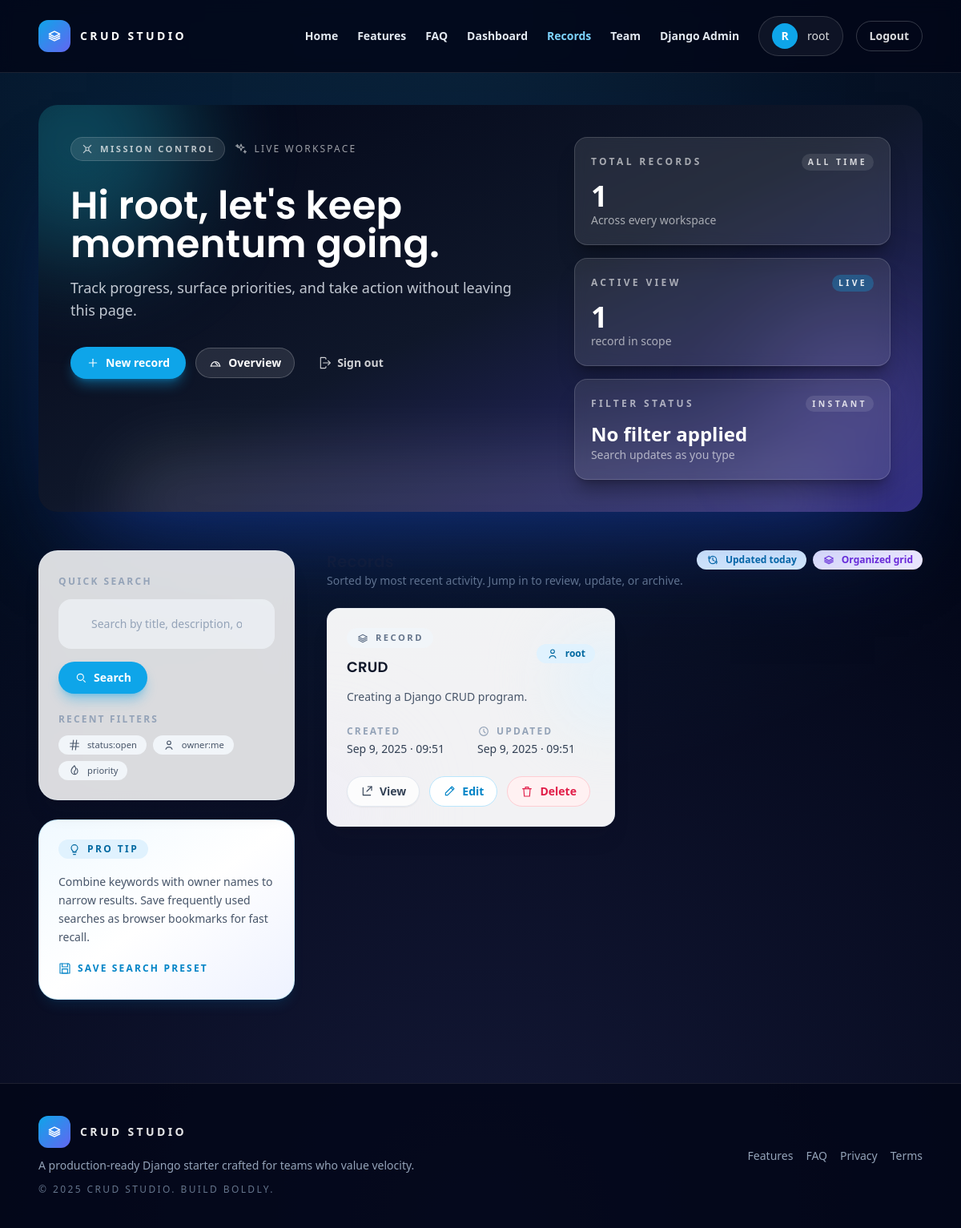
Page /manage/records (signed in) on the committed database.
### website/models.py (models this page shows, shortened)
class Record(models.Model):
    title = models.CharField(max_length=200)
    description = models.TextField(blank=True)
    created_by = models.ForeignKey(User, on_delete=models.SET_NULL, null=True, blank=True, related_name="records")
    created_at = models.DateTimeField(auto_now_add=True)
    updated_at = models.DateTimeField(auto_now=True)
    class Meta:
        ordering = ["-created_at"]

### website/views.py (the view)
# urls.py: path('manage/records', views.records_list, name='records_list'),
@staff_member_required(login_url='login')
def records_list(request):
    query = request.GET.get('q', '').strip()
    records_qs = Record.objects.select_related('created_by')
    if query:
        records_qs = records_qs.filter(
            Q(title__icontains=query)
            | Q(description__icontains=query)
            | Q(created_by__username__icontains=query)
        )
    records = list(records_qs)
    total_records = Record.objects.count()
    context = {
        "records": records,
        "query": query,
        "matches": len(records),
        "total_records": total_records,
    }
    return render(request, 'pages/records_list.html', context)

### website/templates/pages/records_list.html (shortened to what this page needs)
{% extends 'pages/base.html' %}
{% load ui_icons %}
{% block content %}
  {% with primary_button="inline-flex items-center gap-2 rounded-full bg-sky-500 px-5 py-2.5 text-sm font-semibold text-white shadow-lg shadow-sky-500/40 transition hover:bg-sky-400 focus-visible:outline focus-visible:outline-2 focus-visible:outline-offset-2 focus-visible:outline-sky-200" muted_button="inline-flex items-center gap-2 rounded-full border border-slate-200 bg-white/80 px-4 py-2 text-sm font-semibold text-slate-700 shadow-sm transition hover:border-slate-300 hover:bg-white focus-visible:outline focus-visible:outline-2 focus-visible:outline-offset-2 focus-visible:outline-slate-400" danger_button="inline-flex items-center gap-2 rounded-full border border-rose-200 bg-rose-50 px-4 py-2 text-sm font-semibold text-rose-600 transition hover:bg-rose-100 focus-visible:outline focus-visible:outline-2 focus-visible:outline-offset-2 focus-visible:outline-rose-300" %}
  <section class="space-y-12 pb-16">
    <header class="relative overflow-hidden rounded-3xl bg-gradient-to-br from-slate-950 via-slate-900 to-indigo-900 text-slate-100 shadow-[0_70px_120px_-60px_rgba(29,78,216,0.55)]">
      <div class="pointer-events-none absolute inset-0">
        <div class="absolute -left-24 -top-24 h-72 w-72 rounded-full bg-cyan-400/30 blur-3xl"></div>
        <div class="absolute bottom-12 right-0 h-48 w-48 rounded-full bg-violet-400/20 blur-3xl"></div>
        <div class="absolute inset-x-24 bottom-[-3rem] h-32 rounded-full bg-white/10 blur-2xl"></div>
      </div>
      <div class="relative grid gap-12 p-8 sm:p-10 lg:grid-cols-[minmax(0,1.25fr)_minmax(0,0.85fr)]">
        <div class="space-y-8">
          <div class="flex flex-wrap items-center gap-3 text-sm text-white/70">
            <span class="inline-flex items-center gap-2 rounded-full border border-white/15 bg-white/10 px-3 py-1 text-[0.7rem] font-semibold uppercase tracking-[0.22em]">
              {% icon 'satellite' classes='h-4 w-4' %} Mission control
            </span>
            <span class="inline-flex items-center gap-2 text-xs font-medium uppercase tracking-[0.18em] text-white/60">
              {% icon 'sparkles' classes='h-4 w-4' %} Live workspace
            </span>
          </div>
          <div class="space-y-4">
            <h1 class="text-3xl font-semibold leading-tight text-white sm:text-4xl lg:text-5xl">
              Hi {{ request.user.first_name|default:request.user.username }}, let's keep momentum going.
            </h1>
            <p class="max-w-2xl text-base text-slate-200/85 sm:text-lg">
              Track progress, surface priorities, and take action without leaving this page.
            </p>
          </div>
          <div class="flex flex-wrap items-center gap-3">
            <a href="{% url 'record_create' %}" class="{{ primary_button }}">{% icon 'plus' classes='h-4 w-4' %} New record</a>
            <a href="{% url 'dashboard' %}" class="inline-flex items-center gap-2 rounded-full border border-white/20 bg-white/10 px-4 py-2 text-sm font-semibold text-white transition hover:bg-white/20 focus-visible:outline focus-visible:outline-2 focus-visible:outline-offset-2 focus-visible:outline-white/50">{% icon 'gauge' classes='h-4 w-4' %} Overview</a>
            <a href="{% url 'logout' %}" class="inline-flex items-center gap-2 rounded-full border border-transparent px-4 py-2 text-sm font-semibold text-white/80 transition hover:text-white focus-visible:outline focus-visible:outline-2 focus-visible:outline-offset-2 focus-visible:outline-white/40">{% icon 'logout' classes='h-4 w-4' %} Sign out</a>
          </div>
        </div>
        <div class="grid content-start gap-4 sm:grid-cols-2 lg:grid-cols-1 xl:grid-cols-2">
          <div class="group rounded-2xl border border-white/15 bg-white/10 p-5 shadow-xl shadow-black/25 backdrop-blur transition hover:border-white/25 hover:bg-white/15">
            <div class="flex items-center justify-between text-xs font-semibold uppercase tracking-[0.28em] text-white/60">
              Total records
              <span class="rounded-full bg-white/10 px-2 py-[0.15rem] text-[0.65rem] font-semibold text-white/80">All time</span>
            </div>
            <p class="mt-3 text-4xl font-semibold text-white">{{ total_records }}</p>
            <p class="text-sm text-white/60">Across every workspace</p>
          </div>
          <div class="group rounded-2xl border border-white/15 bg-white/10 p-5 shadow-xl shadow-black/25 backdrop-blur transition hover:border-white/25 hover:bg-white/15">
            <div class="flex items-center justify-between text-xs font-semibold uppercase tracking-[0.28em] text-white/60">
              Active view
              <span class="rounded-full bg-sky-500/30 px-2 py-[0.15rem] text-[0.65rem] font-semibold text-white/90">Live</span>
            </div>
            <p class="mt-3 text-4xl font-semibold text-white">{{ matches }}</p>
            <p class="text-sm text-white/60">{{ matches|pluralize:'record,records' }} in scope</p>
          </div>
          <div class="group rounded-2xl border border-white/15 bg-white/10 p-5 shadow-xl shadow-black/25 backdrop-blur transition hover:border-white/25 hover:bg-white/15">
            <div class="flex items-center justify-between text-xs font-semibold uppercase tracking-[0.28em] text-white/60">
              Filter status
              <span class="rounded-full bg-white/10 px-2 py-[0.15rem] text-[0.65rem] font-semibold text-white/80">Instant</span>
            </div>
            <p class="mt-3 text-2xl font-semibold text-white">{% if query %}{{ query }}{% else %}No filter applied{% endif %}</p>
            <p class="text-sm text-white/60">Search updates as you type</p>
          </div>
        </div>
      </div>
    </header>
    <div class="grid gap-10 lg:grid-cols-[minmax(260px,320px),1fr]">
      <aside class="space-y-6">
        <form method="get" class="rounded-3xl border border-slate-200/70 bg-white/85 p-6 shadow-xl shadow-slate-900/10 backdrop-blur">
          <span class="text-xs font-semibold uppercase tracking-[0.2em] text-slate-400">Quick search</span>
          <label class="mt-3 flex items-center gap-3 rounded-2xl border border-transparent bg-slate-100/70 px-4 py-3 text-slate-500 transition focus-within:border-sky-200 focus-within:bg-white">
            <input type="search" name="q" value="{{ query }}" placeholder="Search by title, description, or owner" aria-label="Search records" class="flex-1 border-0 bg-transparent text-sm text-slate-700 placeholder:text-slate-400 focus:outline-none">
          </label>
          <div class="mt-4 flex flex-wrap gap-3">
            <button type="submit" class="{{ primary_button }}">{% icon 'search' classes='h-4 w-4' %} Search</button>
          </div>
          <div class="mt-6 grid gap-3 text-xs text-slate-500">
            <span class="font-semibold uppercase tracking-[0.18em] text-slate-400">Recent filters</span>
            <div class="flex flex-wrap gap-2">
              <span class="inline-flex items-center gap-2 rounded-full bg-slate-100 px-3 py-1 text-[0.7rem] font-medium text-slate-600">{% icon 'hash' classes='h-4 w-4' %} status:open</span>
              <span class="inline-flex items-center gap-2 rounded-full bg-slate-100 px-3 py-1 text-[0.7rem] font-medium text-slate-600">{% icon 'user' classes='h-4 w-4' %} owner:me</span>
              <span class="inline-flex items-center gap-2 rounded-full bg-slate-100 px-3 py-1 text-[0.7rem] font-medium text-slate-600">{% icon 'fire' classes='h-4 w-4' %} priority</span>
            </div>
          </div>
        </form>
        <div class="overflow-hidden rounded-3xl border border-sky-200/70 bg-gradient-to-br from-sky-50 via-white to-indigo-50 p-6 text-slate-600 shadow-lg shadow-sky-500/10">
          <div class="inline-flex items-center gap-2 rounded-full bg-sky-100 px-3 py-1 text-xs font-semibold uppercase tracking-[0.2em] text-sky-700">
            {% icon 'lightbulb' classes='h-4 w-4' %} Pro tip
          </div>
          <p class="mt-4 text-sm leading-relaxed">Combine keywords with owner names to narrow results. Save frequently used searches as browser bookmarks for fast recall.</p>
          <button type="button" class="mt-5 inline-flex items-center gap-2 text-xs font-semibold uppercase tracking-[0.18em] text-sky-600 transition hover:text-sky-500">
            {% icon 'floppy' classes='h-4 w-4' %} Save search preset
          </button>
        </div>
      </aside>
      <div class="space-y-6">
        <div class="flex flex-wrap items-start justify-between gap-4">
          <div>
            <h2 class="text-xl font-semibold text-slate-900">Records</h2>
            <p class="max-w-xl text-sm text-slate-500">Sorted by most recent activity. Jump in to review, update, or archive.</p>
          </div>
          <div class="flex flex-wrap gap-2">
            <span class="inline-flex items-center gap-2 rounded-full bg-sky-100 px-3 py-1 text-xs font-semibold text-sky-700">{% icon 'clock-refresh' classes='h-4 w-4' %} Updated today</span>
            <span class="inline-flex items-center gap-2 rounded-full bg-violet-100 px-3 py-1 text-xs font-semibold text-violet-700">{% icon 'stack' classes='h-4 w-4' %} Organized grid</span>
          </div>
        </div>
        <div class="grid gap-6 md:grid-cols-2 xl:grid-cols-3">
          {% for r in records %}
          <article class="group relative overflow-hidden rounded-2xl border border-slate-200/60 bg-white/95 p-6 shadow-xl shadow-slate-900/10 transition duration-200 hover:-translate-y-1 hover:border-sky-200 hover:shadow-2xl">
            <div class="pointer-events-none absolute -right-14 top-6 h-32 w-32 rounded-full bg-sky-100/70 blur-2xl transition duration-200 group-hover:scale-110"></div>
            <div class="pointer-events-none absolute -left-20 bottom-[-3rem] h-32 w-32 rounded-full bg-violet-100/70 blur-3xl transition duration-200 group-hover:scale-110"></div>
            <header class="relative z-10 flex items-center justify-between gap-4">
              <div class="space-y-2">
                <span class="inline-flex items-center gap-2 rounded-full bg-slate-100 px-3 py-1 text-[0.7rem] font-semibold uppercase tracking-[0.22em] text-slate-500">{% icon 'stack' classes='h-4 w-4' %} Record</span>
                <h3 class="text-lg font-semibold text-slate-900"><a href="{% url 'record_detail' r.pk %}" class="transition hover:text-sky-600">{{ r.title }}</a></h3>
              </div>
              <span class="inline-flex items-center gap-2 rounded-full bg-sky-100 px-3 py-1 text-xs font-semibold text-sky-700">{% icon 'user' classes='h-4 w-4' %} {{ r.created_by|default:'Unassigned' }}</span>
            </header>
            <p class="relative z-10 mt-3 text-sm leading-relaxed text-slate-600">{{ r.description|default:'No description added yet.'|truncatewords:24 }}</p>
            <dl class="relative z-10 mt-6 grid gap-4 text-sm text-slate-500 sm:grid-cols-2">
              <div class="space-y-1">
                <dt class="flex items-center gap-2 text-xs font-semibold uppercase tracking-[0.18em] text-slate-400">{% icon 'calendar' classes='h-4 w-4' %} Created</dt>
                <dd class="font-medium text-slate-700">{{ r.created_at|date:'M j, Y · H:i' }}</dd>
              </div>
              <div class="space-y-1">
                <dt class="flex items-center gap-2 text-xs font-semibold uppercase tracking-[0.18em] text-slate-400">{% icon 'clock' classes='h-4 w-4' %} Updated</dt>
                <dd class="font-medium text-slate-700">{{ r.updated_at|date:'M j, Y · H:i' }}</dd>
              </div>
            </dl>
            <div class="relative z-10 mt-6 flex flex-wrap gap-3">
              <a href="{% url 'record_detail' r.pk %}" class="{{ muted_button }}">{% icon 'external' classes='h-4 w-4' %} View</a>
              <a href="{% url 'record_update' r.pk %}" class="inline-flex items-center gap-2 rounded-full border border-sky-200 bg-white px-4 py-2 text-sm font-semibold text-sky-600 transition hover:border-sky-300 hover:text-sky-700 focus-visible:outline focus-visible:outline-2 focus-visible:outline-offset-2 focus-visible:outline-sky-300">{% icon 'pen' classes='h-4 w-4' %} Edit</a>
              <a href="{% url 'record_delete' r.pk %}?next={% url 'records_list' %}" class="{{ danger_button }}">{% icon 'trash' classes='h-4 w-4' %} Delete</a>
            </div>
          </article>
          {% endfor %}
        </div>
      </div>
    </div>
  </section>
{% endblock %}

### website/templates/components/navbar.html (shortened to what this page needs)
{% load ui_icons %}
{% with route=request.resolver_match.url_name %}
<header class="relative z-40 border-b border-white/10 bg-slate-950/80 backdrop-blur">
  <div class="mx-auto flex w-full max-w-6xl items-center justify-between gap-6 px-6 py-5">
    <a href="{% url 'home' %}" class="flex items-center gap-3 text-sm font-semibold uppercase tracking-[0.24em] text-white">
      <span class="flex h-10 w-10 items-center justify-center rounded-xl bg-gradient-to-br from-sky-500 to-indigo-500 text-lg text-white shadow-[0_12px_30px_-20px_rgba(56,189,248,0.8)]">
        {% icon 'stack' classes='h-5 w-5' %}
      </span>
      CRUD Studio
    </a>
    <div class="nav-sheet absolute left-0 right-0 top-full hidden flex-col gap-6 border-b border-white/10 bg-slate-950/95 px-6 pb-6 pt-4 shadow-[0_40px_80px_-60px_rgba(14,165,233,0.55)] lg:static lg:flex lg:flex-row lg:items-center lg:justify-between lg:border-none lg:bg-transparent lg:px-0 lg:pb-0 lg:pt-0 lg:shadow-none" data-nav-menu>
      <nav class="flex flex-col gap-4 text-sm font-semibold text-slate-200 lg:flex-row lg:items-center lg:gap-6">
        <a href="{% url 'home' %}" class="transition hover:text-white {% if route == 'home' %}text-sky-300{% endif %}">Home</a>
        <a href="{% url 'home' %}#features" class="transition hover:text-white">Features</a>
        <a href="{% url 'home' %}#faq" class="transition hover:text-white">FAQ</a>
        {% if user.is_authenticated %}
          <a href="{% url 'dashboard' %}" class="transition hover:text-white {% if route == 'dashboard' %}text-sky-300{% endif %}">Dashboard</a>
          {% if user.is_staff %}
            <a href="{% url 'records_list' %}" class="transition hover:text-white {% if route == 'records_list' or route == 'record_detail' or route == 'record_update' or route == 'record_delete' or route == 'record_create' %}text-sky-300{% endif %}">Records</a>
            <a href="{% url 'admin_users' %}" class="transition hover:text-white {% if route == 'admin_users' or route == 'admin_user_create' %}text-sky-300{% endif %}">Team</a>
            <a href="{% url 'admin:index' %}" class="transition hover:text-white" target="_blank" rel="noopener">Django Admin</a>
          {% endif %}
        {% endif %}
      </nav>
      <div class="flex flex-col gap-3 border-t border-white/10 pt-4 lg:flex-row lg:items-center lg:gap-4 lg:border-none lg:pt-0">
        {% if user.is_authenticated %}
          <span class="inline-flex items-center gap-3 rounded-full border border-white/15 bg-white/5 px-4 py-2 text-sm font-medium text-white/85">
            <span class="flex h-8 w-8 items-center justify-center rounded-full bg-sky-500 text-sm font-semibold text-white">{{ user.username|first|upper }}</span>
            {{ user.username }}
          </span>
          <a href="{% url 'logout' %}" class="inline-flex items-center justify-center gap-2 rounded-full border border-white/20 px-4 py-2 text-sm font-semibold text-white/85 transition hover:border-white/40 hover:bg-white/10">Logout</a>
        {% endif %}
      </div>
    </div>
  </div>
</header>
{% endwith %}

### rows in the picture
Record: title "CRUD", created_by "root", description "Creating a Django CRUD program.", created_at "Sep 9, 2025 · 09:51", updated_at "Sep 9, 2025 · 09:51"

### other values in the picture
{{ user.username|first|upper }} "R"
{{ user.username }} "root"
{{ request.user.first_name|default:request.user.username }} "root"
{{ total_records }} "1"
{{ matches }} "1"
